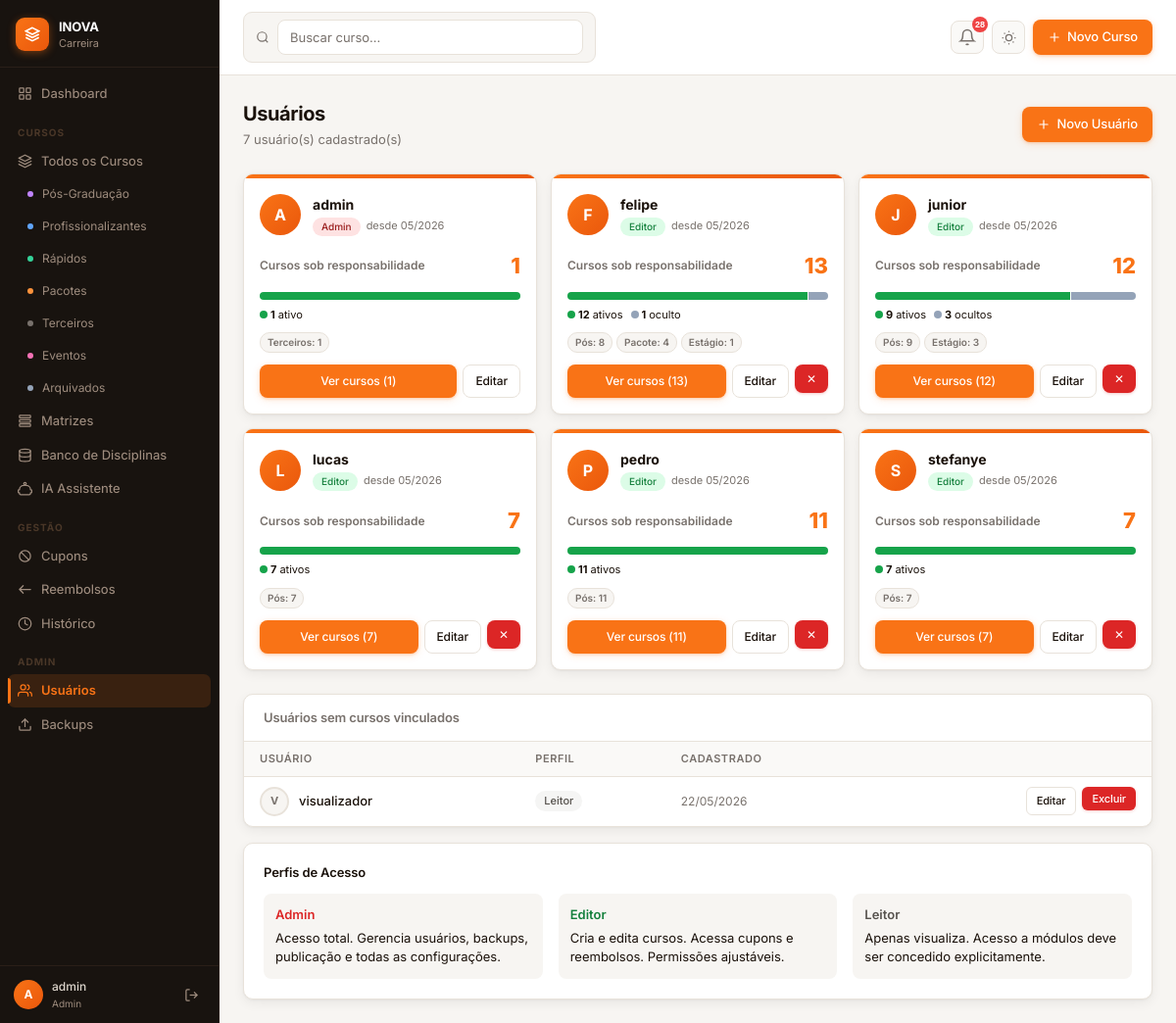
Before: /usuarios (signed in) with the older database file.
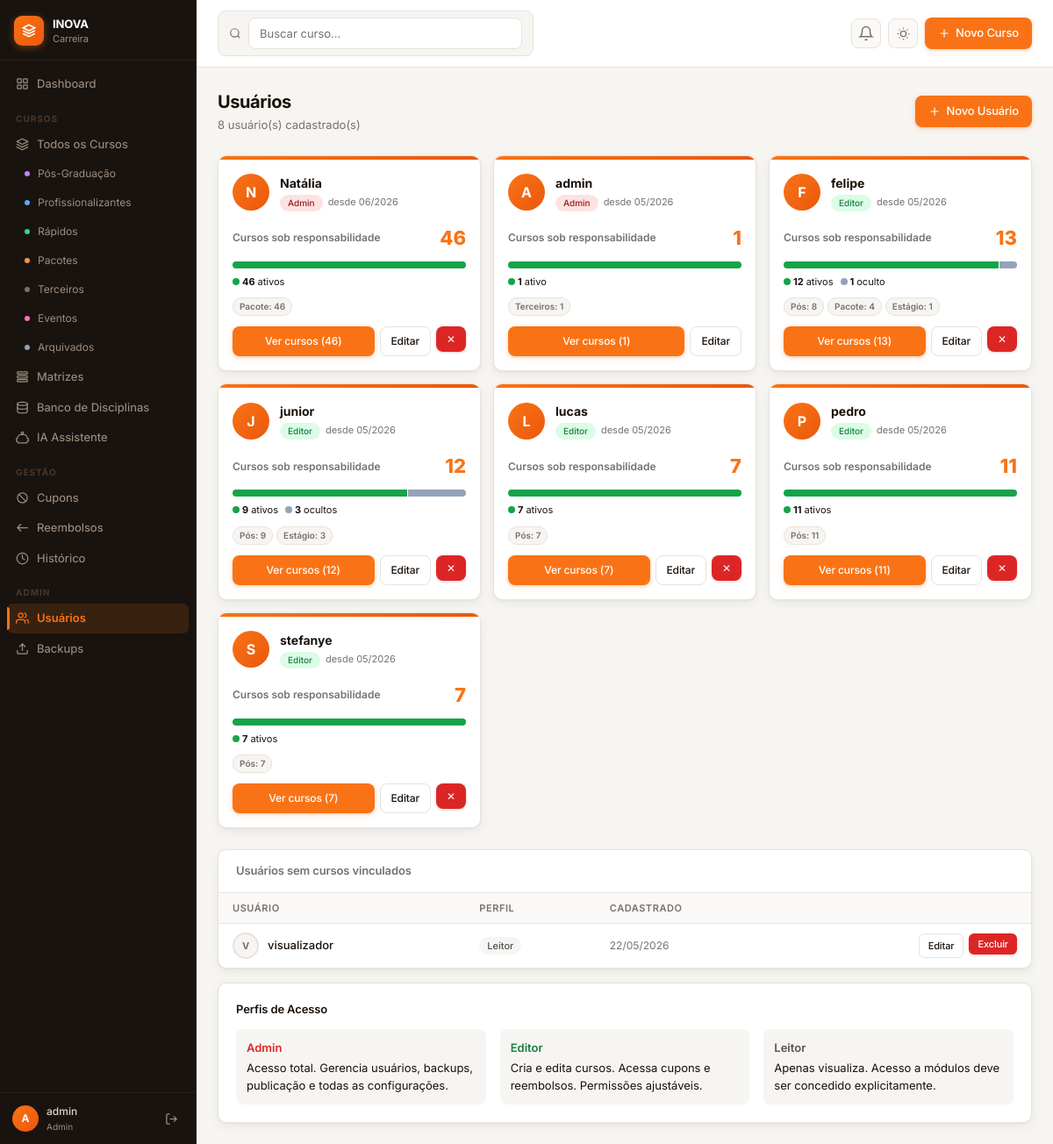
After: the same page with the newer database file.
### app.py (models this page shows, shortened)
class User(db.Model):
    id           = db.Column(db.Integer, primary_key=True)
    username     = db.Column(db.String(80), unique=True, nullable=False)
    password     = db.Column(db.String(200), nullable=False)
    role         = db.Column(db.String(20), default='viewer')  # admin, editor, viewer
    permissoes   = db.Column(db.Text, default='{}')  # JSON com permissoes especificas
    created_at   = db.Column(db.DateTime, default=datetime.utcnow)
    def can_manage_cupons(self):
        if self.role == 'admin': return True
        if self._p().get('block_cupons'): return False
        return self.role == 'editor' or self._p().get('cupons_gerenciar', False)
    def can_manage_reembolsos(self):
        if self.role == 'admin': return True
        if self._p().get('block_reembolsos'): return False
        return self.role == 'editor' or self._p().get('reembolsos_gerenciar', False)
    def can_view_historico(self):
        if self.role == 'admin': return True
        if self._p().get('block_historico'): return False
        return self.role == 'editor' or self._p().get('historico_ver', False)

class Course(db.Model):
    id            = db.Column(db.Integer, primary_key=True)
    nome          = db.Column(db.String(300), nullable=False)
    tipo          = db.Column(db.String(50))   # pos, profissionalizante, rapido, pacote, terceiros, evento, pratica, projeto
    area          = db.Column(db.String(100))
    horas         = db.Column(db.String(20))
    meses         = db.Column(db.String(20))
    valor         = db.Column(db.String(50))
    link_venda    = db.Column(db.Text)
    descricao     = db.Column(db.Text)
    link_imagem   = db.Column(db.Text)
    insersor      = db.Column(db.Text)  # pode ser comma-separated para múltiplos insersores
    obs           = db.Column(db.Text)
    status        = db.Column(db.String(30), default='ativo')  # ativo, descontinuado, em_edicao, oculto
    cupom         = db.Column(db.String(100))
    dono          = db.Column(db.Text)        # para cursos terceiros
    ano           = db.Column(db.String(10))  # ano de criação/edição do curso
    extra_data    = db.Column(db.Text)        # JSON com dados extras (matriz, disciplinas, etc.)
    created_at    = db.Column(db.DateTime, default=datetime.utcnow)
    updated_at    = db.Column(db.DateTime, default=datetime.utcnow, onupdate=datetime.utcnow)
    created_by    = db.Column(db.Integer, db.ForeignKey('user.id'))

### app.py (the view)
@app.route('/usuarios')
@admin_required
def usuarios():
    users = User.query.order_by(User.username).all()
    todos_cursos = Course.query.filter(Course.insersor != None, Course.insersor != '').all()
    def _match_ins(insersor_field, username):
        un_norm = _norm_name(username)
        inicial = next((k for k, v in INICIAIS_INSERCAO.items() if v == un_norm), None)
        for parte in insersor_field.split(','):
            p = parte.strip()
            if _norm_name(p) == un_norm:
                return True
            if inicial and len(p) == 1 and p.upper() == inicial:
                return True
        return False
    todos_cursos = Course.query.all()
    stats = {}
    for u in users:
        meus = [c for c in todos_cursos if c.insersor and _match_ins(c.insersor, u.username)]
        por_status = {}
        for c in meus:
            por_status[c.status] = por_status.get(c.status, 0) + 1
        por_tipo = {}
        for c in meus:
            por_tipo[c.tipo] = por_tipo.get(c.tipo, 0) + 1
        stats[u.id] = {
            'total':      len(meus),
            'ativos':     por_status.get('ativo', 0),
            'em_edicao':  por_status.get('em_edicao', 0),
            'finalizado': por_status.get('finalizado', 0),
            'desc':       por_status.get('descontinuado', 0),
            'oculto':     por_status.get('oculto', 0),
            'por_tipo':   por_tipo,
        }
    TIPO_LABEL = {
        'pos': 'Pós', 'profissionalizante': 'Profis.', 'rapido': 'Rápido',
        'pacote': 'Pacote', 'terceiros': 'Terceiros', 'evento': 'Evento',
        'pratica_conectada': 'Prática', 'pratica_estagio': 'Estágio',
        'projeto_ambiental': 'Proj. Amb.', 'ggbr': 'GGBR', 'integra_edu': 'Integra',
    }
    return render_template('usuarios.html', users=users, stats=stats, tipo_label=TIPO_LABEL)

### app.py (called while the page is built, shortened)
def _norm_name(s):
    return ''.join(c for c in _ucd.normalize('NFD', s.upper()) if _ucd.category(c) != 'Mn')

def admin_required(f):
    @wraps(f)
    def decorated(*args, **kwargs):
        if 'user_id' not in session:
            return redirect(url_for('login'))
        u = User.query.get(session['user_id'])
        if not u or u.role != 'admin':
            flash('Acesso restrito a administradores.', 'danger')
            return redirect(url_for('dashboard'))
        return f(*args, **kwargs)
    return decorated

@app.context_processor
def inject_now():
    return {'now': datetime.now}

@app.before_request
def ensure_db():
    global _db_ready

### templates/usuarios.html (shortened to what the changed rows need)
{% extends 'base.html' %}
{% block content %}
<div class="page">
  <div class="page-header">
    <div>
      <div class="page-title">Usuários</div>
      <div class="page-subtitle">{{ users|length }} usuário(s) cadastrado(s)</div>
    </div>
  </div>
  <div style="display:grid;grid-template-columns:repeat(auto-fill,minmax(280px,1fr));gap:14px;margin-bottom:24px">
    {% for u in users %}
    {% set s = stats.get(u.id, {}) %}
    {% if s.total > 0 %}
    <div class="card" style="overflow:hidden;transition:all .18s"
         onmouseover="this.style.borderColor='var(--primary)';this.style.boxShadow='var(--shadow-md)'"
         onmouseout="this.style.borderColor='var(--border)';this.style.boxShadow='var(--shadow)'">
      <div style="height:4px;background:linear-gradient(90deg,var(--primary),#ea580c)"></div>
      <div style="padding:16px">
        <div style="display:flex;align-items:center;gap:12px;margin-bottom:14px">
          <div style="width:42px;height:42px;border-radius:50%;flex-shrink:0;
                      background:linear-gradient(135deg,var(--primary),#ea580c);
                      color:#fff;font-size:16px;font-weight:700;
                      display:flex;align-items:center;justify-content:center">
            {{ u.username[0]|upper }}
          </div>
          <div style="flex:1;min-width:0">
            <div style="font-weight:700;font-size:14px">{{ u.username }}</div>
            <div style="display:flex;gap:6px;margin-top:3px">
              {% if u.role == 'admin' %}
              <span class="badge badge-descontinuado" style="font-size:10px">Admin</span>
              {% elif u.role == 'editor' %}
              <span class="badge badge-ativo" style="font-size:10px">Editor</span>
              {% else %}
              <span class="badge badge-oculto" style="font-size:10px">Leitor</span>
              {% endif %}
              <span style="font-size:11px;color:var(--text-muted)">desde {{ u.created_at.strftime('%m/%Y') }}</span>
            </div>
          </div>
        </div>
        <div style="display:flex;align-items:center;justify-content:space-between;margin-bottom:10px">
          <span style="font-size:12px;font-weight:600;color:var(--text-muted)">Cursos sob responsabilidade</span>
          <span style="font-size:22px;font-weight:800;color:var(--primary)">{{ s.total }}</span>
        </div>
        {% if s.total > 0 %}
        <div style="margin-bottom:10px">
          <div style="display:flex;height:8px;border-radius:20px;overflow:hidden;gap:1px">
            {% if s.ativos > 0 %}
            <div style="flex:{{ s.ativos }};background:#16a34a" title="{{ s.ativos }} ativos"></div>
            {% endif %}
            {% if s.oculto > 0 %}
            <div style="flex:{{ s.oculto }};background:#94a3b8" title="{{ s.oculto }} ocultos"></div>
            {% endif %}
          </div>
          <div style="display:flex;flex-wrap:wrap;gap:8px;margin-top:7px">
            {% if s.ativos > 0 %}
            <span style="font-size:11px;display:flex;align-items:center;gap:3px">
              <span style="width:8px;height:8px;border-radius:50%;background:#16a34a;display:inline-block"></span>
              <strong>{{ s.ativos }}</strong> ativo{{ 's' if s.ativos != 1 }}
            </span>
            {% endif %}
            {% if s.oculto > 0 %}
            <span style="font-size:11px;display:flex;align-items:center;gap:3px">
              <span style="width:8px;height:8px;border-radius:50%;background:#94a3b8;display:inline-block"></span>
              <strong>{{ s.oculto }}</strong> oculto{{ 's' if s.oculto != 1 }}
            </span>
            {% endif %}
          </div>
        </div>
        {% if s.por_tipo %}
        <div style="display:flex;flex-wrap:wrap;gap:4px;margin-bottom:12px">
          {% for tipo, qtd in s.por_tipo.items()|sort(attribute='1', reverse=true) %}
          <span style="font-size:10px;font-weight:600;padding:2px 7px;border-radius:10px;
                       background:var(--bg);border:1px solid var(--border);color:var(--text-muted)">
            {{ tipo_label.get(tipo, tipo) }}: {{ qtd }}
          </span>
          {% endfor %}
        </div>
        {% endif %}
        {% endif %}
        <div style="display:flex;gap:6px">
          <a href="{{ url_for('usuario_cursos', id=u.id) }}" class="btn btn-primary" style="flex:1;justify-content:center;font-size:12px;padding:7px 12px">
            Ver cursos ({{ s.total }})
          </a>
          <a href="{{ url_for('usuario_editar', id=u.id) }}" class="btn btn-secondary" style="font-size:12px;padding:7px 12px">
            Editar
          </a>
          {% if u.id != session.user_id %}
          <form method="POST" action="{{ url_for('usuario_excluir', id=u.id) }}"
                onsubmit="return confirm('Excluir {{ u.username }}?')">
            <button type="submit" class="btn btn-danger" style="font-size:12px;padding:7px 12px">✕</button>
          </form>
          {% endif %}
        </div>
      </div>
    </div>
    {% endif %}
    {% endfor %}
  </div>
  {% set sem_cursos = users | selectattr('id', 'in', stats.keys()) | list %}
  {% set tem_sem = namespace(v=false) %}
  {% for u in users %}{% if stats.get(u.id, {}).get('total', 0) == 0 %}{% set tem_sem.v = true %}{% endif %}{% endfor %}
  {% if tem_sem.v %}
  <div class="card">
    <div style="overflow:hidden">
      <table style="width:100%">
        <thead>
          <tr>
            <th style="padding-left:16px">Usuário</th>
            <th>Perfil</th>
            <th>Cadastrado</th>
            <th></th>
          </tr>
        </thead>
        <tbody>
        {% for u in users %}
        {% if stats.get(u.id, {}).get('total', 0) == 0 %}
        <tr>
          <td style="padding-left:16px">
            <div style="display:flex;align-items:center;gap:10px">
              <div style="width:30px;height:30px;border-radius:50%;background:var(--bg);border:2px solid var(--border);
                          color:var(--text-muted);font-size:11px;font-weight:700;
                          display:flex;align-items:center;justify-content:center">
                {{ u.username[0]|upper }}
              </div>
              <span style="font-weight:500">{{ u.username }}</span>
            </div>
          </td>
          <td>
            {% if u.role == 'admin' %}<span class="badge badge-descontinuado">Admin</span>
            {% elif u.role == 'editor' %}<span class="badge badge-ativo">Editor</span>
            {% else %}<span class="badge badge-oculto">Leitor</span>{% endif %}
          </td>
          <td style="font-size:12px;color:var(--text-muted)">{{ u.created_at.strftime('%d/%m/%Y') }}</td>
          <td style="padding-right:16px">
            <div style="display:flex;gap:6px;justify-content:flex-end">
              <a href="{{ url_for('usuario_editar', id=u.id) }}" class="btn btn-sm btn-secondary">Editar</a>
              {% if u.id != session.user_id %}
              <form method="POST" action="{{ url_for('usuario_excluir', id=u.id) }}"
                    onsubmit="return confirm('Excluir {{ u.username }}?')">
                <button type="submit" class="btn btn-sm btn-danger">Excluir</button>
              </form>
              {% endif %}
            </div>
          </td>
        </tr>
        {% endif %}
        {% endfor %}
        </tbody>
      </table>
    </div>
  </div>
  {% endif %}
</div>
{% endblock %}

Changed rows visible on the page:
added User: username "N", username "Natália", role "Admin", created_at "06/2026", total "46", ativos "46", ativos "s"
now on this page (row unchanged): Course: get "Pacote", qtd "46", shown under "N"
Other visible differences:
{{ users|length }}: "7" → "8"
{{ total_badge if total_badge < 100 else '99+' }}: "28" → (not shown)
